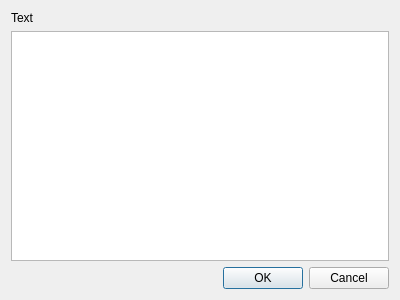
<?xml version="1.0" encoding="UTF-8"?>
<ui version="4.0">
 <class>ActivityNoteDialog</class>
 <widget class="QDialog" name="ActivityNoteDialog">
  <property name="geometry">
   <rect>
    <x>0</x>
    <y>0</y>
    <width>400</width>
    <height>300</height>
   </rect>
  </property>
  <property name="windowTitle">
   <string>Dialog</string>
  </property>
  <layout class="QVBoxLayout" name="verticalLayout">
   <item>
    <widget class="QLabel" name="textLabel">
     <property name="text">
      <string>Text</string>
     </property>
    </widget>
   </item>
   <item>
    <widget class="QPlainTextEdit" name="textEdit"/>
   </item>
   <item>
    <widget class="QDialogButtonBox" name="buttonBox">
     <property name="orientation">
      <enum>Qt::Horizontal</enum>
     </property>
     <property name="standardButtons">
      <set>QDialogButtonBox::Cancel|QDialogButtonBox::Ok</set>
     </property>
    </widget>
   </item>
  </layout>
 </widget>
 <resources/>
 <connections>
  <connection>
   <sender>buttonBox</sender>
   <signal>accepted()</signal>
   <receiver>ActivityNoteDialog</receiver>
   <slot>accept()</slot>
   <hints>
    <hint type="sourcelabel">
     <x>248</x>
     <y>254</y>
    </hint>
    <hint type="destinationlabel">
     <x>157</x>
     <y>274</y>
    </hint>
   </hints>
  </connection>
  <connection>
   <sender>buttonBox</sender>
   <signal>rejected()</signal>
   <receiver>ActivityNoteDialog</receiver>
   <slot>reject()</slot>
   <hints>
    <hint type="sourcelabel">
     <x>316</x>
     <y>260</y>
    </hint>
    <hint type="destinationlabel">
     <x>286</x>
     <y>274</y>
    </hint>
   </hints>
  </connection>
 </connections>
</ui>
